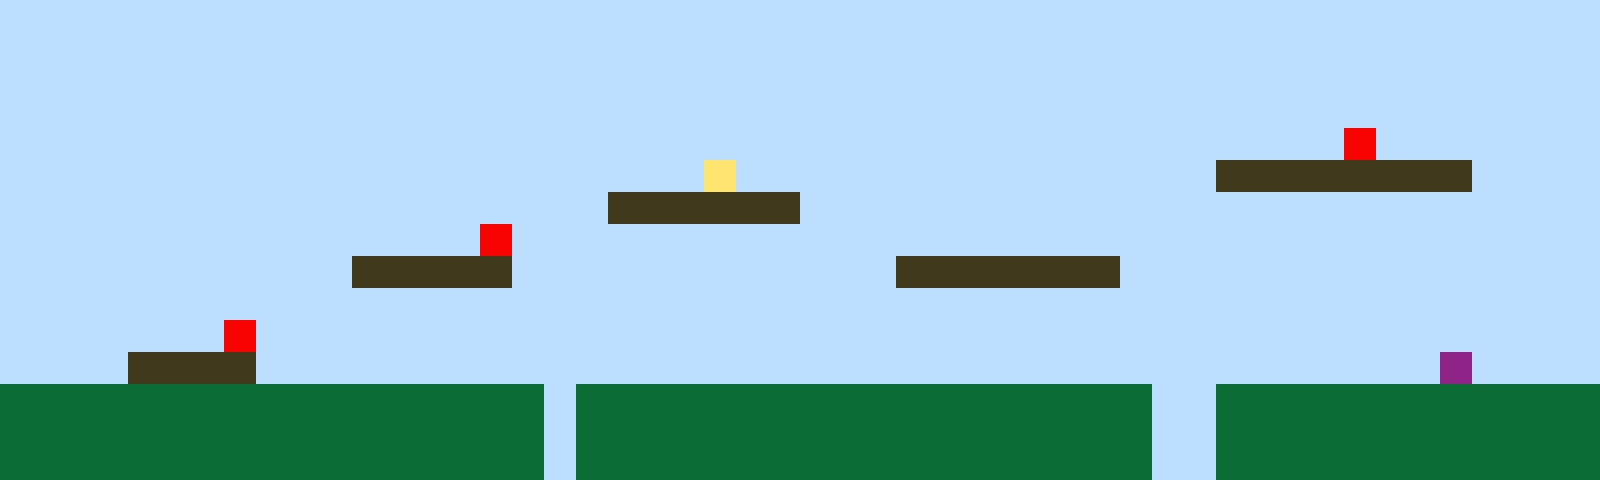

A level layout from a 2D game, rendered from its tile map. Below: a short description, then the map file with its tile-grid data intact:
An orthogonal 50x15 tile map with 32x32 px tiles, 1 tile layer (Tile Layer 1).

<map version="1.10" tiledversion="1.11.2" orientation="orthogonal" renderorder="right-up" width="50" height="15" tilewidth="32" tileheight="32" infinite="0" nextlayerid="2" nextobjectid="1"><editorsettings><export target="map1.csv" format="csv" /></editorsettings><tileset firstgid="1" name="sprites" tilewidth="32" tileheight="32" tilecount="6" columns="3"><image source="sprites.png" width="96" height="64" /></tileset><layer id="1" name="Tile Layer 1" width="50" height="15"><data encoding="csv">1,1,1,1,1,1,1,1,1,1,1,1,1,1,1,1,1,1,1,1,1,1,1,1,1,1,1,1,1,1,1,1,1,1,1,1,1,1,1,1,1,1,1,1,1,1,1,1,1,1,1,1,1,1,1,1,1,1,1,1,1,1,1,1,1,1,1,1,1,1,1,1,1,1,1,1,1,1,1,1,1,1,1,1,1,1,1,1,1,1,1,1,1,1,1,1,1,1,1,1,1,1,1,1,1,1,1,1,1,1,1,1,1,1,1,1,1,1,1,1,1,1,1,1,1,1,1,1,1,1,1,1,1,1,1,1,1,1,1,1,1,1,1,1,1,1,1,1,1,1,1,1,1,1,1,1,1,1,1,1,1,1,1,1,1,1,1,1,1,1,1,1,1,1,1,1,1,1,1,1,1,1,1,1,1,1,1,1,1,1,1,1,1,1,1,1,1,1,1,1,1,1,1,1,1,1,1,1,1,1,1,1,1,1,1,1,1,1,1,1,1,1,1,1,1,1,1,1,1,1,1,1,1,1,1,1,1,1,1,1,1,1,5,1,1,1,1,1,1,1,1,1,1,1,1,1,1,1,1,1,1,1,1,1,1,1,1,1,1,1,1,1,4,1,1,1,1,1,1,1,1,1,1,1,1,1,1,1,3,3,3,3,3,3,3,3,1,1,1,1,1,1,1,1,1,1,1,1,1,1,1,1,1,1,1,1,1,1,1,3,3,3,3,3,3,1,1,1,1,1,1,1,1,1,1,1,1,1,1,1,1,1,1,1,1,1,1,1,1,1,1,1,1,1,1,1,1,1,1,1,1,1,1,1,1,5,1,1,1,1,1,1,1,1,1,1,1,1,1,1,1,1,1,1,1,1,1,1,1,1,1,1,1,1,1,1,1,1,1,1,1,1,1,1,1,1,1,1,1,1,1,3,3,3,3,3,1,1,1,1,1,1,1,1,1,1,1,1,3,3,3,3,3,3,3,1,1,1,1,1,1,1,1,1,1,1,1,1,1,1,1,1,1,1,1,1,1,1,1,1,1,1,1,1,1,1,1,1,1,1,1,1,1,1,1,1,1,1,1,1,1,1,1,1,1,1,1,1,1,1,1,1,1,1,1,1,1,1,1,1,1,1,1,1,1,1,1,5,1,1,1,1,1,1,1,1,1,1,1,1,1,1,1,1,1,1,1,1,1,1,1,1,1,1,1,1,1,1,1,1,1,1,1,1,1,1,1,1,1,1,1,1,1,1,3,3,3,3,1,1,1,1,1,1,1,1,1,1,1,1,1,1,1,1,1,1,1,1,1,1,1,1,1,1,1,1,1,1,1,1,1,1,1,1,1,6,1,1,1,1,2,2,2,2,2,2,2,2,2,2,2,2,2,2,2,2,2,1,2,2,2,2,2,2,2,2,2,2,2,2,2,2,2,2,2,2,1,1,2,2,2,2,2,2,2,2,2,2,2,2,2,2,2,2,2,2,2,2,2,2,2,2,2,2,2,2,2,1,2,2,2,2,2,2,2,2,2,2,2,2,2,2,2,2,2,2,1,1,2,2,2,2,2,2,2,2,2,2,2,2,2,2,2,2,2,2,2,2,2,2,2,2,2,2,2,2,2,1,2,2,2,2,2,2,2,2,2,2,2,2,2,2,2,2,2,2,1,1,2,2,2,2,2,2,2,2,2,2,2,2</data></layer></map>
